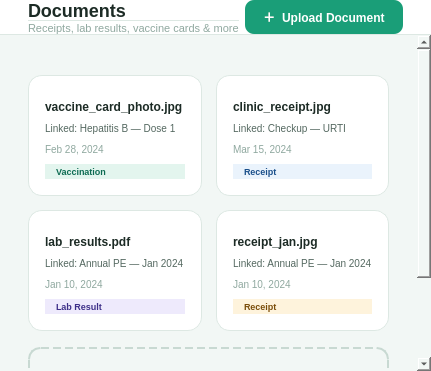
<?xml version="1.0" encoding="UTF-8"?>
<ui version="4.0">
 <class>PageDocuments</class>
 <widget class="QWidget" name="PageDocuments">
  <property name="styleSheet">
   <string>QWidget { background-color: #F2F7F5; font-family: "Segoe UI", sans-serif; } QLabel { background: transparent; }</string>
  </property>
  <layout class="QVBoxLayout" name="docLayout">
   <property name="spacing"><number>0</number></property>
   <property name="leftMargin"><number>0</number></property><property name="topMargin"><number>0</number></property><property name="rightMargin"><number>0</number></property><property name="bottomMargin"><number>0</number></property>

   
   <item>
    <widget class="QFrame" name="topbar">
     <property name="styleSheet"><string>QFrame { background: #FFFFFF; border-bottom: 1px solid #DDE8E3; }</string></property>
     <property name="minimumHeight"><number>62</number></property><property name="maximumHeight"><number>62</number></property>
     <layout class="QHBoxLayout"><property name="leftMargin"><number>28</number></property><property name="topMargin"><number>0</number></property><property name="rightMargin"><number>28</number></property><property name="bottomMargin"><number>0</number></property>
      <item><layout class="QVBoxLayout"><property name="spacing"><number>1</number></property>
       <item><widget class="QLabel"><property name="text"><string>Documents</string></property><property name="styleSheet"><string>QLabel { font-size: 18px; font-weight: bold; color: #1C2B25; }</string></property></widget></item>
       <item><widget class="QLabel"><property name="text"><string>Receipts, lab results, vaccine cards &amp; more</string></property><property name="styleSheet"><string>QLabel { font-size: 11px; color: #8FA89F; }</string></property></widget></item>
      </layout></item>
      <item><widget class="QPushButton" name="btnUpload"><property name="text"><string>＋  Upload Document</string></property><property name="styleSheet"><string>QPushButton { background: #1A9E78; color: #FFF; font-size: 12px; font-weight: 600; border: none; border-radius: 9px; padding: 8px 18px; } QPushButton:hover { background: #0D6B52; }</string></property></widget></item>
     </layout>
    </widget>
   </item>

   <item>
    <widget class="QScrollArea" name="scrollArea">
     <property name="widgetResizable"><bool>true</bool></property>
     <property name="frameShape"><enum>QFrame::NoFrame</enum></property>
     <property name="styleSheet"><string>QScrollArea { background: #F2F7F5; border: none; }</string></property>
     <widget class="QWidget" name="scrollContent">
      <layout class="QVBoxLayout">
       <property name="spacing"><number>16</number></property>
       <property name="leftMargin"><number>28</number></property><property name="topMargin"><number>24</number></property><property name="rightMargin"><number>28</number></property><property name="bottomMargin"><number>28</number></property>

       
       <item>
        <widget class="QTabBar" name="tabBar">
         <property name="styleSheet">
          <string>
           QTabBar::tab { background: transparent; color: #546860; font-size: 12px; font-weight: 600; padding: 9px 16px; border-bottom: 2px solid transparent; }
           QTabBar::tab:selected { color: #1A9E78; border-bottom: 2px solid #1A9E78; }
           QTabBar::tab:hover { color: #1A9E78; }
          </string>
         </property>
         <property name="expanding"><bool>false</bool></property>
        </widget>
       </item>

       
       <item>
        <layout class="QGridLayout" name="docGrid">
         <property name="horizontalSpacing"><number>14</number></property>
         <property name="verticalSpacing"><number>14</number></property>

         
         <item row="0" column="0">
          <widget class="QFrame" name="doc1">
           <property name="cursor"><cursorShape>PointingHandCursor</cursorShape></property>
           <property name="styleSheet"><string>QFrame#doc1 { background: #FFFFFF; border: 1px solid #DDE8E3; border-radius: 14px; } QFrame#doc1:hover { border-color: #9FE1CB; background: #F8FBFA; }</string></property>
           <layout class="QVBoxLayout"><property name="leftMargin"><number>16</number></property><property name="topMargin"><number>16</number></property><property name="rightMargin"><number>16</number></property><property name="bottomMargin"><number>16</number></property><property name="spacing"><number>8</number></property>
            <item><widget class="QFrame" name="docPreview1"><property name="minimumHeight"><number>80</number></property><property name="maximumHeight"><number>80</number></property><property name="styleSheet"><string>QFrame { background: #F8FBFA; border: 1px solid #DDE8E3; border-radius: 9px; }</string></property></widget></item>
            <item><widget class="QLabel"><property name="text"><string>vaccine_card_photo.jpg</string></property><property name="styleSheet"><string>QLabel { font-size: 12px; font-weight: bold; color: #1C2B25; }</string></property></widget></item>
            <item><widget class="QLabel"><property name="text"><string>Linked: Hepatitis B — Dose 1</string></property><property name="styleSheet"><string>QLabel { font-size: 10px; color: #546860; }</string></property></widget></item>
            <item><widget class="QLabel"><property name="text"><string>Feb 28, 2024</string></property><property name="styleSheet"><string>QLabel { font-size: 10px; color: #8FA89F; }</string></property></widget></item>
            <item><widget class="QLabel"><property name="text"><string>  Vaccination  </string></property><property name="maximumWidth"><number>90</number></property><property name="styleSheet"><string>QLabel { background: #E3F5EE; color: #0D6B52; font-size: 9px; font-weight: bold; border-radius: 20px; padding: 2px 4px; }</string></property></widget></item>
           </layout>
          </widget>
         </item>

         
         <item row="0" column="1">
          <widget class="QFrame" name="doc2">
           <property name="cursor"><cursorShape>PointingHandCursor</cursorShape></property>
           <property name="styleSheet"><string>QFrame#doc2 { background: #FFFFFF; border: 1px solid #DDE8E3; border-radius: 14px; } QFrame#doc2:hover { border-color: #9FE1CB; background: #F8FBFA; }</string></property>
           <layout class="QVBoxLayout"><property name="leftMargin"><number>16</number></property><property name="topMargin"><number>16</number></property><property name="rightMargin"><number>16</number></property><property name="bottomMargin"><number>16</number></property><property name="spacing"><number>8</number></property>
            <item><widget class="QFrame" name="docPreview2"><property name="minimumHeight"><number>80</number></property><property name="maximumHeight"><number>80</number></property><property name="styleSheet"><string>QFrame { background: #EAF3FC; border: 1px solid #B5D4F4; border-radius: 9px; }</string></property></widget></item>
            <item><widget class="QLabel"><property name="text"><string>clinic_receipt.jpg</string></property><property name="styleSheet"><string>QLabel { font-size: 12px; font-weight: bold; color: #1C2B25; }</string></property></widget></item>
            <item><widget class="QLabel"><property name="text"><string>Linked: Checkup — URTI</string></property><property name="styleSheet"><string>QLabel { font-size: 10px; color: #546860; }</string></property></widget></item>
            <item><widget class="QLabel"><property name="text"><string>Mar 15, 2024</string></property><property name="styleSheet"><string>QLabel { font-size: 10px; color: #8FA89F; }</string></property></widget></item>
            <item><widget class="QLabel"><property name="text"><string>  Receipt  </string></property><property name="maximumWidth"><number>70</number></property><property name="styleSheet"><string>QLabel { background: #EAF3FC; color: #1A4F8A; font-size: 9px; font-weight: bold; border-radius: 20px; padding: 2px 4px; }</string></property></widget></item>
           </layout>
          </widget>
         </item>

         
         <item row="1" column="0">
          <widget class="QFrame" name="doc3">
           <property name="cursor"><cursorShape>PointingHandCursor</cursorShape></property>
           <property name="styleSheet"><string>QFrame#doc3 { background: #FFFFFF; border: 1px solid #DDE8E3; border-radius: 14px; } QFrame#doc3:hover { border-color: #9FE1CB; background: #F8FBFA; }</string></property>
           <layout class="QVBoxLayout"><property name="leftMargin"><number>16</number></property><property name="topMargin"><number>16</number></property><property name="rightMargin"><number>16</number></property><property name="bottomMargin"><number>16</number></property><property name="spacing"><number>8</number></property>
            <item><widget class="QFrame" name="docPreview3"><property name="minimumHeight"><number>80</number></property><property name="maximumHeight"><number>80</number></property><property name="styleSheet"><string>QFrame { background: #EEEAFC; border: 1px solid #AFA9EC; border-radius: 9px; }</string></property></widget></item>
            <item><widget class="QLabel"><property name="text"><string>lab_results.pdf</string></property><property name="styleSheet"><string>QLabel { font-size: 12px; font-weight: bold; color: #1C2B25; }</string></property></widget></item>
            <item><widget class="QLabel"><property name="text"><string>Linked: Annual PE — Jan 2024</string></property><property name="styleSheet"><string>QLabel { font-size: 10px; color: #546860; }</string></property></widget></item>
            <item><widget class="QLabel"><property name="text"><string>Jan 10, 2024</string></property><property name="styleSheet"><string>QLabel { font-size: 10px; color: #8FA89F; }</string></property></widget></item>
            <item><widget class="QLabel"><property name="text"><string>  Lab Result  </string></property><property name="maximumWidth"><number>80</number></property><property name="styleSheet"><string>QLabel { background: #EEEAFC; color: #3D2F88; font-size: 9px; font-weight: bold; border-radius: 20px; padding: 2px 4px; }</string></property></widget></item>
           </layout>
          </widget>
         </item>

         
         <item row="1" column="1">
          <widget class="QFrame" name="doc4">
           <property name="cursor"><cursorShape>PointingHandCursor</cursorShape></property>
           <property name="styleSheet"><string>QFrame#doc4 { background: #FFFFFF; border: 1px solid #DDE8E3; border-radius: 14px; } QFrame#doc4:hover { border-color: #9FE1CB; background: #F8FBFA; }</string></property>
           <layout class="QVBoxLayout"><property name="leftMargin"><number>16</number></property><property name="topMargin"><number>16</number></property><property name="rightMargin"><number>16</number></property><property name="bottomMargin"><number>16</number></property><property name="spacing"><number>8</number></property>
            <item><widget class="QFrame" name="docPreview4"><property name="minimumHeight"><number>80</number></property><property name="maximumHeight"><number>80</number></property><property name="styleSheet"><string>QFrame { background: #FEF3DC; border: 1px solid #FAC775; border-radius: 9px; }</string></property></widget></item>
            <item><widget class="QLabel"><property name="text"><string>receipt_jan.jpg</string></property><property name="styleSheet"><string>QLabel { font-size: 12px; font-weight: bold; color: #1C2B25; }</string></property></widget></item>
            <item><widget class="QLabel"><property name="text"><string>Linked: Annual PE — Jan 2024</string></property><property name="styleSheet"><string>QLabel { font-size: 10px; color: #546860; }</string></property></widget></item>
            <item><widget class="QLabel"><property name="text"><string>Jan 10, 2024</string></property><property name="styleSheet"><string>QLabel { font-size: 10px; color: #8FA89F; }</string></property></widget></item>
            <item><widget class="QLabel"><property name="text"><string>  Receipt  </string></property><property name="maximumWidth"><number>70</number></property><property name="styleSheet"><string>QLabel { background: #FEF3DC; color: #7A4D0A; font-size: 9px; font-weight: bold; border-radius: 20px; padding: 2px 4px; }</string></property></widget></item>
           </layout>
          </widget>
         </item>

        </layout>
       </item>

       
       <item>
        <widget class="QFrame" name="uploadZone">
         <property name="cursor"><cursorShape>PointingHandCursor</cursorShape></property>
         <property name="styleSheet"><string>QFrame#uploadZone { background: transparent; border: 2px dashed #C8D9D2; border-radius: 12px; } QFrame#uploadZone:hover { background: #E3F5EE; border-color: #1A9E78; }</string></property>
         <property name="minimumHeight"><number>120</number></property>
         <layout class="QVBoxLayout"><property name="leftMargin"><number>28</number></property><property name="topMargin"><number>24</number></property><property name="rightMargin"><number>28</number></property><property name="bottomMargin"><number>24</number></property><property name="spacing"><number>8</number></property>
          <item><widget class="QLabel"><property name="pixmap"><pixmap><normaloff>:/assets/ic_upload.svg</normaloff>:/assets/ic_upload.svg</pixmap></property>
     <property name="scaledContents"><bool>true</bool></property><property name="alignment"><set>AlignCenter</set></property><property name="styleSheet"><string>QLabel {
    color: #1A9E78; }</string></property></widget></item>
          <item><widget class="QLabel"><property name="text"><string>Click to upload or drag &amp; drop</string></property><property name="alignment"><set>AlignCenter</set></property><property name="styleSheet"><string>QLabel { font-size: 13px; font-weight: 600; color: #546860; }</string></property></widget></item>
          <item><widget class="QLabel"><property name="text"><string>JPG, PNG, PDF — max 10 MB per file</string></property><property name="alignment"><set>AlignCenter</set></property><property name="styleSheet"><string>QLabel { font-size: 11px; color: #8FA89F; }</string></property></widget></item>
         </layout>
        </widget>
       </item>

      </layout>
     </widget>
    </widget>
   </item>
  </layout>
 </widget>
 <resources/><connections/>
</ui>
